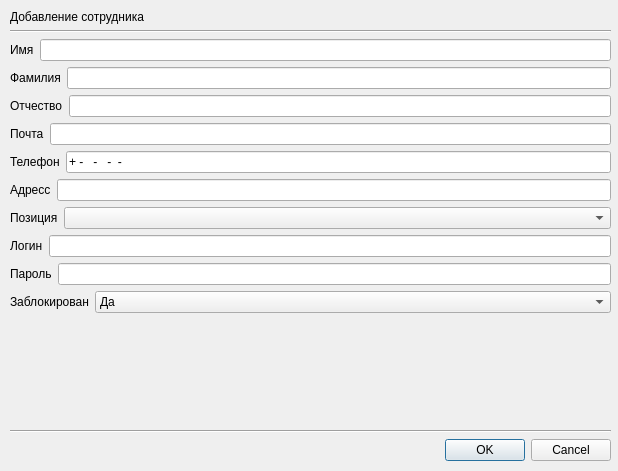
<?xml version="1.0" encoding="UTF-8"?>
<ui version="4.0">
 <class>add_employee</class>
 <widget class="QDialog" name="add_employee">
  <property name="geometry">
   <rect>
    <x>0</x>
    <y>0</y>
    <width>618</width>
    <height>471</height>
   </rect>
  </property>
  <property name="windowTitle">
   <string>Dialog</string>
  </property>
  <widget class="QWidget" name="layoutWidget">
   <property name="geometry">
    <rect>
     <x>10</x>
     <y>10</y>
     <width>601</width>
     <height>451</height>
    </rect>
   </property>
   <layout class="QVBoxLayout" name="verticalLayout" stretch="0,0,0,0,0,0,0,0,0,0,0,0,0,0,0">
    <property name="sizeConstraint">
     <enum>QLayout::SizeConstraint::SetNoConstraint</enum>
    </property>
    <item>
     <widget class="QLabel" name="label_8">
      <property name="text">
       <string>Добавление сотрудника</string>
      </property>
     </widget>
    </item>
    <item>
     <widget class="Line" name="line">
      <property name="orientation">
       <enum>Qt::Orientation::Horizontal</enum>
      </property>
     </widget>
    </item>
    <item>
     <layout class="QHBoxLayout" name="horizontalLayout">
      <item>
       <widget class="QLabel" name="label">
        <property name="text">
         <string>Имя</string>
        </property>
       </widget>
      </item>
      <item>
       <widget class="QLineEdit" name="first_name"/>
      </item>
     </layout>
    </item>
    <item>
     <layout class="QHBoxLayout" name="horizontalLayout_2">
      <item>
       <widget class="QLabel" name="label_2">
        <property name="text">
         <string>Фамилия</string>
        </property>
       </widget>
      </item>
      <item>
       <widget class="QLineEdit" name="family_name"/>
      </item>
     </layout>
    </item>
    <item>
     <layout class="QHBoxLayout" name="horizontalLayout_3">
      <item>
       <widget class="QLabel" name="label_3">
        <property name="text">
         <string>Отчество</string>
        </property>
       </widget>
      </item>
      <item>
       <widget class="QLineEdit" name="last_name"/>
      </item>
     </layout>
    </item>
    <item>
     <layout class="QHBoxLayout" name="horizontalLayout_4">
      <item>
       <widget class="QLabel" name="label_4">
        <property name="text">
         <string>Почта</string>
        </property>
       </widget>
      </item>
      <item>
       <widget class="QLineEdit" name="email">
        <property name="inputMask">
         <string/>
        </property>
       </widget>
      </item>
     </layout>
    </item>
    <item>
     <layout class="QHBoxLayout" name="horizontalLayout_5">
      <item>
       <widget class="QLabel" name="label_5">
        <property name="text">
         <string>Телефон</string>
        </property>
       </widget>
      </item>
      <item>
       <widget class="QLineEdit" name="phone">
        <property name="inputMask">
         <string>+9-999-999-99-99</string>
        </property>
       </widget>
      </item>
     </layout>
    </item>
    <item>
     <layout class="QHBoxLayout" name="horizontalLayout_6">
      <item>
       <widget class="QLabel" name="label_6">
        <property name="text">
         <string>Адресс</string>
        </property>
       </widget>
      </item>
      <item>
       <widget class="QLineEdit" name="address"/>
      </item>
     </layout>
    </item>
    <item>
     <layout class="QHBoxLayout" name="horizontalLayout_7">
      <item>
       <widget class="QLabel" name="label_7">
        <property name="text">
         <string>Позиция</string>
        </property>
       </widget>
      </item>
      <item>
       <widget class="QComboBox" name="position_combo">
        <property name="sizePolicy">
         <sizepolicy hsizetype="Expanding" vsizetype="Fixed">
          <horstretch>0</horstretch>
          <verstretch>0</verstretch>
         </sizepolicy>
        </property>
       </widget>
      </item>
     </layout>
    </item>
    <item>
     <layout class="QHBoxLayout" name="horizontalLayout_9">
      <item>
       <widget class="QLabel" name="label_10">
        <property name="text">
         <string>Логин</string>
        </property>
       </widget>
      </item>
      <item>
       <widget class="QLineEdit" name="login">
        <property name="inputMask">
         <string/>
        </property>
       </widget>
      </item>
     </layout>
    </item>
    <item>
     <layout class="QHBoxLayout" name="horizontalLayout_10">
      <item>
       <widget class="QLabel" name="label_11">
        <property name="text">
         <string>Пароль</string>
        </property>
       </widget>
      </item>
      <item>
       <widget class="QLineEdit" name="password">
        <property name="inputMask">
         <string/>
        </property>
       </widget>
      </item>
     </layout>
    </item>
    <item>
     <layout class="QHBoxLayout" name="horizontalLayout_8">
      <item>
       <widget class="QLabel" name="label_9">
        <property name="text">
         <string>Заблокирован</string>
        </property>
       </widget>
      </item>
      <item>
       <widget class="QComboBox" name="blocked_combo">
        <property name="sizePolicy">
         <sizepolicy hsizetype="Expanding" vsizetype="Fixed">
          <horstretch>0</horstretch>
          <verstretch>0</verstretch>
         </sizepolicy>
        </property>
        <item>
         <property name="text">
          <string>Да</string>
         </property>
        </item>
        <item>
         <property name="text">
          <string>Нет</string>
         </property>
        </item>
       </widget>
      </item>
     </layout>
    </item>
    <item>
     <spacer name="verticalSpacer">
      <property name="orientation">
       <enum>Qt::Orientation::Vertical</enum>
      </property>
      <property name="sizeHint" stdset="0">
       <size>
        <width>20</width>
        <height>40</height>
       </size>
      </property>
     </spacer>
    </item>
    <item>
     <widget class="Line" name="line_2">
      <property name="orientation">
       <enum>Qt::Orientation::Horizontal</enum>
      </property>
     </widget>
    </item>
    <item>
     <widget class="QDialogButtonBox" name="buttonBox">
      <property name="orientation">
       <enum>Qt::Orientation::Horizontal</enum>
      </property>
      <property name="standardButtons">
       <set>QDialogButtonBox::StandardButton::Cancel|QDialogButtonBox::StandardButton::Ok</set>
      </property>
     </widget>
    </item>
   </layout>
  </widget>
 </widget>
 <resources/>
 <connections>
  <connection>
   <sender>buttonBox</sender>
   <signal>accepted()</signal>
   <receiver>add_employee</receiver>
   <slot>accept()</slot>
   <hints>
    <hint type="sourcelabel">
     <x>248</x>
     <y>254</y>
    </hint>
    <hint type="destinationlabel">
     <x>157</x>
     <y>274</y>
    </hint>
   </hints>
  </connection>
  <connection>
   <sender>buttonBox</sender>
   <signal>rejected()</signal>
   <receiver>add_employee</receiver>
   <slot>reject()</slot>
   <hints>
    <hint type="sourcelabel">
     <x>316</x>
     <y>260</y>
    </hint>
    <hint type="destinationlabel">
     <x>286</x>
     <y>274</y>
    </hint>
   </hints>
  </connection>
 </connections>
</ui>
